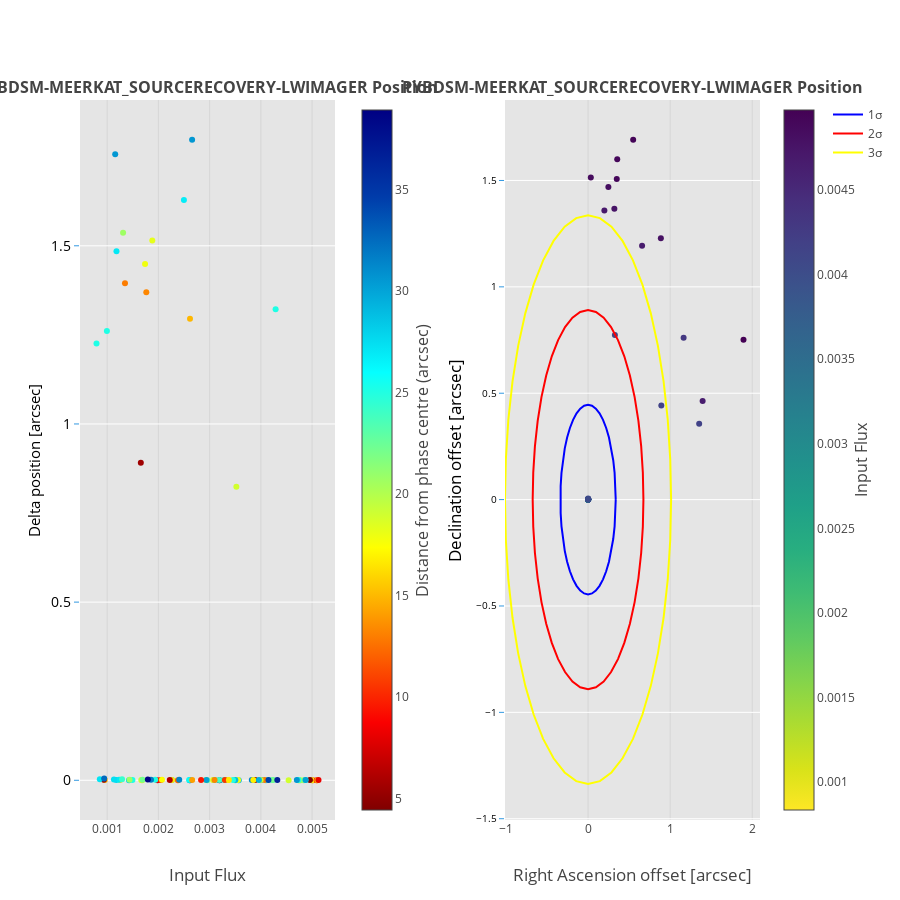

Notebook code cell kept with this figure:
### Code cell
data = []
im_titles =[]
for input_model, output_model in models.items():
    header = output_model[:-9]
    im_titles.append('<b>%s Position</b>'%header.upper())
    im_titles.append('<b>%s Position</b>'%header.upper())

fig = tools.make_subplots(rows=len(models.keys()), cols=2, shared_yaxes=False, print_grid=False,
                          horizontal_spacing = 0.25,
                          vertical_spacing = 0.15,
                          subplot_titles=im_titles)
counter = 0
for input_model, output_model in models.items():
    counter+=1
    RA_offset = []
    DEC_offset = []
    DELTA_PHASE0 = []
    source_labels = []
    flux_in_data = []
    delta_pos_data = []
    heading = output_model[:-9]
    for n in range(len(results[heading]['flux'])):
        delta_pos_data.append(results[heading]['position'][n][0])
        RA_offset.append(results[heading]['position'][n][1])
        DEC_offset.append(results[heading]['position'][n][2])
        DELTA_PHASE0.append(results[heading]['position'][n][3])
        flux_in_data.append(results[heading]['position'][n][4])
        source_labels.append(results[heading]['position'][n][5])
    zipped_props = zip(delta_pos_data, RA_offset, DEC_offset, DELTA_PHASE0, flux_in_data, source_labels)
    delta_pos_data, RA_offset, DEC_offset, DELTA_PHASE0, flux_in_data, source_labels = zip(
        *sorted(zipped_props, key=lambda x: x[0]))
    fig.append_trace(go.Scatter(x=np.array(flux_in_data), y=np.array(delta_pos_data),
                                mode = 'markers', showlegend=False,
                                text = source_labels, name = '%s flux_ratio' % header,
                                marker = dict(color = DELTA_PHASE0, showscale=True,
                                              colorscale='Jet', reversescale=True,
                                              colorbar = dict(title= 'Distance from phase centre (arcsec)',
                                                              titleside ='right', titlefont=dict(size=16), x = 0.4)
                                             ) if i == 0 else dict(color = DELTA_PHASE0, colorscale='Jet',
                                                                   reversescale=True),
                                error_y=dict(type='data', #array=flux_out_err_data,
                                             color = 'rgb(158, 63, 221)', visible=True)), i+1, 1)
    fig.append_trace(go.Scatter(x=np.array(RA_offset), y=np.array(DEC_offset),
                                mode = 'markers', showlegend=False,
                                text = source_labels, name = '%s flux_ratio' % heading,
                                marker = dict(color = flux_out_data, showscale=True, colorscale='Viridis', reversescale=True,
                                              colorbar = dict(title= 'Input Flux', titleside ='right',
                                                             titlefont=dict(size=16))
                                             ) if i == 0 else dict(color = flux_out_data, colorscale='Viridis',
                                                                   reversescale=True),
                                error_y=dict(type='data',
                                             color = 'rgb(158, 63, 221)', visible=True)), i+1, 2)
    r1, r2 = np.array(RA_offset).std(), np.array(DEC_offset).std()
    theta = np.linspace(0,2*pi,45)
    x1 = r1*cos(theta)
    y1 = r2*sin(theta)
    #print "%s\n1 sigma = %s\n%s"%(imager, np.sqrt(r1*r2), 25*'=')
    fig.append_trace(go.Scatter(x=x1, y=y1,
                                mode = 'lines', showlegend=True if i == 0 else False,
                                name = '1σ',
                                text = '1σ ~ %f' % (np.sqrt(r1*r2)),
                                marker = dict(color = 'rgb(0, 0, 255)')), i+1, 2)
    fig.append_trace(go.Scatter(x=2*x1, y=2*y1,
                                mode = 'lines', showlegend=True if i == 0 else False,
                                name = '2σ',
                                text = '2σ ~ %f' % (2*np.sqrt(r1*r2)),
                                marker = dict(color = 'rgb(255, 0, 0)')), i+1, 2)
    fig.append_trace(go.Scatter(x=3*x1, y=3*y1,
                                mode = 'lines', showlegend=True if i == 0 else False,
                                name = '3σ',
                                text = '3σ ~ %f' % (3*np.sqrt(r1*r2)),
                                marker = dict(color = 'rgb(255, 255, 0)')), i+1, 2)
    fig['layout'].update(title='', height=900, width=900,
                         paper_bgcolor='rgb(255,255,255)', plot_bgcolor='rgb(229,229,229)',
                         legend=dict(xanchor=True, x=1.1,y=1)
                        )
    fig['layout'].update(
        {'yaxis{}'.format(counter+i):YAxis(title=u'Delta position [arcsec]',gridcolor='rgb(255,255,255)',
                                           color='rgb(0,0,0)',
                                           range=axis_min_max if _scaley.value else [],
        #range=[1,10],
        tickfont=dict(size=14, color='rgb(0,0,0)'),
        titlefont=dict(size=15),
        showgrid=True,
        showline=False,
        showticklabels=True,
        tickcolor='rgb(51,153,225)',
        ticks='outside',
        zeroline=False)})
    fig['layout'].update(
        {'yaxis{}'.format(counter+i+1):YAxis(title='Declination offset [arcsec]',gridcolor='rgb(255,255,255)',
                                             color='rgb(0,0,0)',
                                             range=dec_min_max if _scaley.value else [],
        #range=[1,10],
        tickfont=dict(size=10, color='rgb(0,0,0)'),
        titlefont=dict(size=17),
        showgrid=True,
        showline=False,
        showticklabels=True,
        tickcolor='rgb(51,153,225)',
        ticks='outside',
        zeroline=False)})
    fig['layout'].update({'xaxis{}'.format(counter+i):XAxis(title='Input Flux',
                                                            titlefont=dict(size=17),
                                                            zeroline=False, position=0.0, overlaying='x',)})
    fig['layout'].update({'xaxis{}'.format(counter+i+1):XAxis(title='Right Ascension offset [arcsec]',
                                                              titlefont=dict(size=17),
                                                              range=ra_min_max if _scalex.value else [],
                                                              zeroline=False)}# domain=[0.505, 0.8])}
        )

py.iplot(fig, filename='make-subplots-multiple-with-titles')

### Figure 1 — Plotly figure (JSON) as saved in the notebook; plotly's stock layout.template omitted (floating-point values rounded to 4 significant figures)
{"data": [{"error_y": {"color": "rgb(158, 63, 221)", "type": "data", "visible": true}, "marker": {"color": [11.43, 17.66, 28.13, 17.21, 24.83, 17.39, 36.81, 12.2, 38.92, 20.73, 26.77, 19.87, 9.402, 8.146, 29.09, 22.56, 18.94, 14.92, 20.91, 4.433, 31.01, 24.63, 5.538, 17.58, 21.09, 28.97, 31.43, 30.1, 18.23, 25.75, 24.86, 25.12, 8.134, 15.1, 5.721, 30.57, 24.91, 9.493, 25.06, 17.88, 22.0, 26.95, 12.94, 19.05, 16.68, 9.728, 24.47, 30.15, 23.89, 25.8, 34.37, 16.88, 6.226, 13.26, 10.56, 16.56, 14.16, 29.48, 25.11, 18.87, 36.72, 16.05, 27.64, 25.14, 27.01, 17.34, 5.306, 20.7, 22.22, 31.85, 31.29, 38.64, 27.4, 24.31, 27.16, 32.57, 18.94, 5.538, 25.14, 25.12, 14.92, 25.12, 13.26, 12.94, 17.88, 27.01, 18.23, 20.7, 26.77, 30.57, 30.57], "colorbar": {"title": "Distance from phase centre (arcsec)", "titlefont": {"size": 16}, "titleside": "right", "x": 0.4}, "colorscale": "Jet", "reversescale": true, "showscale": true}, "mode": "markers", "name": "pybdsm-meerkat_SourceRecovery-lwimager flux_ratio", "showlegend": false, "text": ["E001", "D201", "bv132", "bs041", "ag112", "M111", "ax043", "bd251", "am143", "I191", "U192", "L161", "B350", "bj150", "ad032", "at152", "O351", "C281", "J251", "F140", "X022", "G152", "ac300", "ae181", "au162", "af312", "aa333", "as182", "aj011", "ak322", "W042", "N132", "A050", "cg141", "aq110", "K212", "ah122", "av120", "R132", "ar271", "S212", "bf012", "V021", "Z091", "be121", "bi290", "ap232", "H172", "an292", "ba002", "T213", "ab131", "bg280", "ao061", "al081", "ai101", "az351", "Y352", "bt182", "br071", "P213", "bz201", "ce182", "bl272", "by252", "bh071", "cf230", "bu301", "bq112", "bm013", "bc222", "bn323", "cd122", "ca092", "ci082", "ch163", "O351", "ac300", "bl272", "N132", "C281", "N132", "ao061", "V021", "ar271", "by252", "aj011", "bu301", "U192", "K212", "K212"], "type": "scatter", "x": [0.005015, 0.004996, 0.001426, 0.001681, 0.003499, 0.004735, 0.002613, 0.00238, 0.003193, 0.004837, 0.004102, 0.004751, 0.005088, 0.001982, 0.003569, 0.002956, 0.004542, 0.005104, 0.00477, 0.004958, 0.004006, 0.004871, 0.003891, 0.003554, 0.002929, 0.003502, 0.003823, 0.002939, 0.003353, 0.003286, 0.004143, 0.004732, 0.005125, 0.000954, 0.003087, 0.004702, 0.003456, 0.002833, 0.004232, 0.003067, 0.004231, 0.002262, 0.004075, 0.003995, 0.002266, 0.002046, 0.003098, 0.004873, 0.003188, 0.0026, 0.004149, 0.003853, 0.002222, 0.003096, 0.003298, 0.003376, 0.002659, 0.003962, 0.001493, 0.001666, 0.004321, 0.001253, 0.001179, 0.001938, 0.001234, 0.00207, 0.000935, 0.001437, 0.00169, 0.001856, 0.002407, 0.001794, 0.001132, 0.001291, 0.000857, 0.000942, 0.003522, 0.001657, 0.000792, 0.000995, 0.002617, 0.004288, 0.001764, 0.001348, 0.00174, 0.001182, 0.001881, 0.001311, 0.002498, 0.001157, 0.002658], "xaxis": "x1", "y": [0.0001073, 0.0001934, 0.0002007, 0.0002078, 0.0002516, 0.0002735, 0.0002987, 0.0003263, 0.0003307, 0.0003477, 0.0003518, 0.0003558, 0.0003638, 0.0003942, 0.0003942, 0.0004155, 0.0004292, 0.0004292, 0.0004424, 0.0004615, 0.0004646, 0.0004858, 0.0004858, 0.0004917, 0.0005004, 0.0005497, 0.0005523, 0.0005549, 0.0005575, 0.0005601, 0.0005601, 0.0005677, 0.0005876, 0.0006069, 0.0006163, 0.000621, 0.0006302, 0.0006325, 0.0006437, 0.0006614, 0.0006743, 0.0006743, 0.0006786, 0.0006912, 0.0006994, 0.0007529, 0.0007866, 0.0007993, 0.0008171, 0.0008206, 0.0008549, 0.0008583, 0.0009151, 0.0009229, 0.0009566, 0.001001, 0.001028, 0.001048, 0.001059, 0.001059, 0.001081, 0.001123, 0.00114, 0.001289, 0.001385, 0.001428, 0.001488, 0.001602, 0.001663, 0.001747, 0.001791, 0.001955, 0.002096, 0.002921, 0.003065, 0.004776, 0.8241, 0.8909, 1.226, 1.261, 1.295, 1.322, 1.369, 1.395, 1.449, 1.485, 1.515, 1.537, 1.629, 1.757, 1.798], "yaxis": "y1"}, {"error_y": {"color": "rgb(158, 63, 221)", "type": "data", "visible": true}, "marker": {"color": [0.0008353, 0.0009051, 0.0009185, 0.0009297, 0.001061, 0.001091, 0.001195, 0.001195, 0.001214, 0.001216, 0.001349, 0.001349, 0.001369, 0.001431, 0.00161, 0.001618, 0.001637, 0.001755, 0.001785, 0.001853, 0.001853, 0.001897, 0.001976, 0.002041, 0.002166, 0.002209, 0.002228, 0.002311, 0.002311, 0.002335, 0.002359, 0.002384, 0.002384, 0.002493, 0.002545, 0.002545, 0.002585, 0.002595, 0.002624, 0.002624, 0.002624, 0.002657, 0.002657, 0.002681, 0.002681, 0.002748, 0.002856, 0.002891, 0.002941, 0.002996, 0.003028, 0.003112, 0.003128, 0.003128, 0.003128, 0.003151, 0.003175, 0.003185, 0.003225, 0.003225, 0.003275, 0.00339, 0.00341, 0.003412, 0.003483, 0.00355, 0.003777, 0.003781, 0.003783, 0.003783, 0.003896, 0.003932, 0.003932, 0.003939, 0.003969, 0.004043, 0.004137, 0.004149, 0.004164, 0.004308, 0.004656, 0.004664, 0.004704, 0.004758, 0.004792, 0.004833, 0.004862, 0.004902, 0.004905, 0.004942, 0.004974], "colorbar": {"title": "Input Flux", "titlefont": {"size": 16}, "titleside": "right"}, "colorscale": "Viridis", "reversescale": true, "showscale": true}, "mode": "markers", "name": "pybdsm-meerkat_SourceRecovery-lwimager flux_ratio", "showlegend": false, "text": ["E001", "D201", "bv132", "bs041", "ag112", "M111", "ax043", "bd251", "am143", "I191", "U192", "L161", "B350", "bj150", "ad032", "at152", "O351", "C281", "J251", "F140", "X022", "G152", "ac300", "ae181", "au162", "af312", "aa333", "as182", "aj011", "ak322", "W042", "N132", "A050", "cg141", "aq110", "K212", "ah122", "av120", "R132", "ar271", "S212", "bf012", "V021", "Z091", "be121", "bi290", "ap232", "H172", "an292", "ba002", "T213", "ab131", "bg280", "ao061", "al081", "ai101", "az351", "Y352", "bt182", "br071", "P213", "bz201", "ce182", "bl272", "by252", "bh071", "cf230", "bu301", "bq112", "bm013", "bc222", "bn323", "cd122", "ca092", "ci082", "ch163", "O351", "ac300", "bl272", "N132", "C281", "N132", "ao061", "V021", "ar271", "by252", "aj011", "bu301", "U192", "K212", "K212"], "type": "scatter", "x": [4.069e-05, 0.0001026, 0.0002334, 0.0001389, 0.0002931, 2.058e-05, 8.72e-05, 0.0001337, 5.799e-05, 0.0002647, 0.0001315, 0.0002708, 0.0004085, 0.0001318, 0.0004186, 0.0001695, 0.0001541, 0.0001181, 0.0005104, 0.0005319, 0.0004873, 2.343e-05, 0.0005216, 0.0005363, 0.0005533, 0.0004838, 0.0003931, 0.000409, 0.0006384, 0.0006463, 8.035e-05, 0.0002329, 0.000467, 0.0006978, 6.099e-05, 3.79e-05, 6.139e-05, 0.0003521, 0.0007234, 0.0004267, 0.0007673, 0.00058, 0.0001327, 0.0006065, 0.0006326, 0.000553, 0.0006063, 0.0006222, 0.0008537, 0.0005344, 0.0009747, 0.0003532, 0.0004857, 0.001, 0.0001746, 0.000503, 0.0006772, 0.0005628, 0.001227, 0.0002035, 0.001082, 0.0004099, 0.001163, 0.001239, 0.001424, 6.016e-05, 0.001003, 0.0009386, 0.00192, 0.001021, 0.001008, 0.001344, 0.002406, 0.002285, 0.002916, 0.001263, 0.3269, 0.8927, 1.354, 1.164, 1.396, 0.6583, 0.1987, 0.3204, 0.8868, 0.2476, 0.03367, 0.3499, 0.3553, 0.5496, 1.894], "xaxis": "x2", "y": [9.44e-05, 0.0001797, 1.696e-07, 0.0001693, 4.468e-06, 0.0002714, 0.0002857, 0.0003077, 0.0003204, 0.0002576, 0.0003359, 0.0002643, 5.767e-05, 0.0003749, 0.0001524, 0.0003941, 0.0004046, 0.0004208, 4.154e-05, 5.089e-05, 0.0001919, 0.0004891, 0.0001763, 0.0001612, 0.0001485, 0.0003558, 0.0004339, 0.000433, 4.241e-05, 2.946e-05, 0.0005514, 0.0005332, 0.0004269, 5.983e-05, 0.0006164, 0.0006203, 0.0006298, 0.0005552, 0.0001433, 0.000553, 9.825e-05, 0.0004475, 0.0006665, 0.0004463, 0.0004341, 0.0005802, 0.0005858, 0.0005924, 0.0003467, 0.0006756, 0.000165, 0.0008043, 0.000811, 0.0003165, 0.0009455, 0.000902, 0.0008423, 0.0009275, 6.027e-05, 0.001044, 0.0005451, 0.001066, 0.0005465, 0.0007135, 0.0006343, 0.001427, 0.001207, 0.00138, 3.969e-05, 0.001504, 0.001567, 0.001567, 0.0002532, 0.002148, 0.001733, 0.00465, 0.7736, 0.4422, 0.3565, 0.7607, 0.4629, 1.193, 1.358, 1.367, 1.229, 1.469, 1.514, 1.507, 1.6, 1.691, 0.7511], "yaxis": "y2"}, {"marker": {"color": "rgb(0, 0, 255)"}, "mode": "lines", "name": "1σ", "showlegend": true, "text": "1σ ~ 0.387640", "type": "scatter", "x": [0.3372, 0.3338, 0.3236, 0.3068, 0.2837, 0.2549, 0.2208, 0.1823, 0.1401, 0.09501, 0.04799, 2.065e-17, -0.04799, -0.09501, -0.1401, -0.1823, -0.2208, -0.2549, -0.2837, -0.3068, -0.3236, -0.3338, -0.3372, -0.3338, -0.3236, -0.3068, -0.2837, -0.2549, -0.2208, -0.1823, -0.1401, -0.09501, -0.04799, -6.195e-17, 0.04799, 0.09501, 0.1401, 0.1823, 0.2208, 0.2549, 0.2837, 0.3068, 0.3236, 0.3338, 0.3372], "xaxis": "x2", "y": [0, 0.06341, 0.1255, 0.1851, 0.2409, 0.2918, 0.3368, 0.3749, 0.4053, 0.4275, 0.441, 0.4456, 0.441, 0.4275, 0.4053, 0.3749, 0.3368, 0.2918, 0.2409, 0.1851, 0.1255, 0.06341, 5.457e-17, -0.06341, -0.1255, -0.1851, -0.2409, -0.2918, -0.3368, -0.3749, -0.4053, -0.4275, -0.441, -0.4456, -0.441, -0.4275, -0.4053, -0.3749, -0.3368, -0.2918, -0.2409, -0.1851, -0.1255, -0.06341, -1.091e-16], "yaxis": "y2"}, {"marker": {"color": "rgb(255, 0, 0)"}, "mode": "lines", "name": "2σ", "showlegend": true, "text": "2σ ~ 0.775281", "type": "scatter", "x": [0.6745, 0.6676, 0.6471, 0.6135, 0.5674, 0.5097, 0.4417, 0.3646, 0.2802, 0.19, 0.09599, 4.13e-17, -0.09599, -0.19, -0.2802, -0.3646, -0.4417, -0.5097, -0.5674, -0.6135, -0.6471, -0.6676, -0.6745, -0.6676, -0.6471, -0.6135, -0.5674, -0.5097, -0.4417, -0.3646, -0.2802, -0.19, -0.09599, -1.239e-16, 0.09599, 0.19, 0.2802, 0.3646, 0.4417, 0.5097, 0.5674, 0.6135, 0.6471, 0.6676, 0.6745], "xaxis": "x2", "y": [0, 0.1268, 0.2511, 0.3702, 0.4818, 0.5836, 0.6735, 0.7497, 0.8106, 0.8551, 0.8821, 0.8912, 0.8821, 0.8551, 0.8106, 0.7497, 0.6735, 0.5836, 0.4818, 0.3702, 0.2511, 0.1268, 1.091e-16, -0.1268, -0.2511, -0.3702, -0.4818, -0.5836, -0.6735, -0.7497, -0.8106, -0.8551, -0.8821, -0.8912, -0.8821, -0.8551, -0.8106, -0.7497, -0.6735, -0.5836, -0.4818, -0.3702, -0.2511, -0.1268, -2.183e-16], "yaxis": "y2"}, {"marker": {"color": "rgb(255, 255, 0)"}, "mode": "lines", "name": "3σ", "showlegend": true, "text": "3σ ~ 1.162921", "type": "scatter", "x": [1.012, 1.001, 0.9707, 0.9203, 0.8511, 0.7646, 0.6625, 0.547, 0.4203, 0.285, 0.144, 6.195e-17, -0.144, -0.285, -0.4203, -0.547, -0.6625, -0.7646, -0.8511, -0.9203, -0.9707, -1.001, -1.012, -1.001, -0.9707, -0.9203, -0.8511, -0.7646, -0.6625, -0.547, -0.4203, -0.285, -0.144, -1.858e-16, 0.144, 0.285, 0.4203, 0.547, 0.6625, 0.7646, 0.8511, 0.9203, 0.9707, 1.001, 1.012], "xaxis": "x2", "y": [0, 0.1902, 0.3766, 0.5553, 0.7227, 0.8754, 1.01, 1.125, 1.216, 1.283, 1.323, 1.337, 1.323, 1.283, 1.216, 1.125, 1.01, 0.8754, 0.7227, 0.5553, 0.3766, 0.1902, 1.637e-16, -0.1902, -0.3766, -0.5553, -0.7227, -0.8754, -1.01, -1.125, -1.216, -1.283, -1.323, -1.337, -1.323, -1.283, -1.216, -1.125, -1.01, -0.8754, -0.7227, -0.5553, -0.3766, -0.1902, -3.274e-16], "yaxis": "y2"}], "layout": {"annotations": [{"font": {"size": 16}, "showarrow": false, "text": "<b>PYBDSM-MEERKAT_SOURCERECOVERY-LWIMAGER Position</b>", "x": 0.1875, "xanchor": "center", "xref": "paper", "y": 1, "yanchor": "bottom", "yref": "paper"}, {"font": {"size": 16}, "showarrow": false, "text": "<b>PYBDSM-MEERKAT_SOURCERECOVERY-LWIMAGER Position</b>", "x": 0.8125, "xanchor": "center", "xref": "paper", "y": 1, "yanchor": "bottom", "yref": "paper"}], "height": 900, "legend": {"x": 1.1, "xanchor": true, "y": 1}, "paper_bgcolor": "rgb(255,255,255)", "plot_bgcolor": "rgb(229,229,229)", "title": "", "width": 900, "xaxis1": {"anchor": "y1", "domain": [0, 0.375], "overlaying": "x", "position": 0, "title": "Input Flux", "titlefont": {"size": 17}, "zeroline": false}, "xaxis2": {"anchor": "y2", "domain": [0.625, 1], "range": [], "title": "Right Ascension offset [arcsec]", "titlefont": {"size": 17}, "zeroline": false}, "yaxis1": {"anchor": "x1", "color": "rgb(0,0,0)", "domain": [0, 1], "gridcolor": "rgb(255,255,255)", "range": [], "showgrid": true, "showline": false, "showticklabels": true, "tickcolor": "rgb(51,153,225)", "tickfont": {"color": "rgb(0,0,0)", "size": 14}, "ticks": "outside", "title": "Delta position [arcsec]", "titlefont": {"size": 15}, "zeroline": false}, "yaxis2": {"anchor": "x2", "color": "rgb(0,0,0)", "domain": [0, 1], "gridcolor": "rgb(255,255,255)", "range": [], "showgrid": true, "showline": false, "showticklabels": true, "tickcolor": "rgb(51,153,225)", "tickfont": {"color": "rgb(0,0,0)", "size": 10}, "ticks": "outside", "title": "Declination offset [arcsec]", "titlefont": {"size": 17}, "zeroline": false}}}
